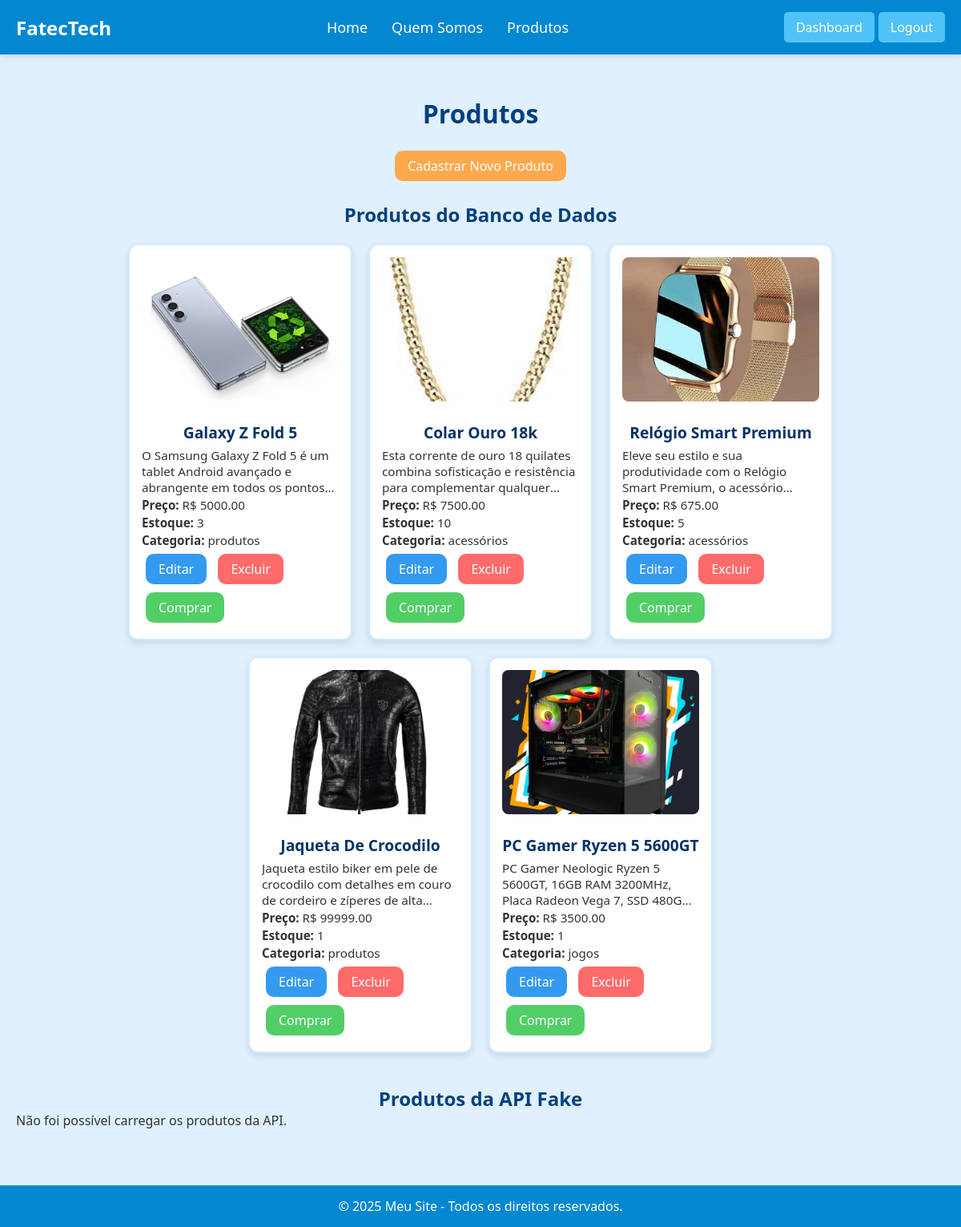
Page /produtos/ (signed in) on the committed database.
### app/models.py (models this page shows, shortened)
class Produto(models.Model):
    nome = models.CharField(max_length=100)
    descricao = models.TextField()
    preco = models.DecimalField(max_digits=10, decimal_places=2)
    estoque = models.PositiveIntegerField()
    foto = models.ImageField(upload_to='imagens/', blank=True, null=True)
    categoria = models.ForeignKey(Categoria, on_delete=models.SET_NULL, null=True, blank=True)

class Categoria(models.Model):
    nome = models.CharField(max_length=50)

### app/views.py (the view)
# urls.py: path('produtos/', views.listar_produtos, name='listar_produtos'),
def listar_produtos(request):
    sessao = verificar_sessao(request)
    if sessao: return sessao
    produtos_db = Produto.objects.all()
    try:
        produtos_api = requests.get("https://fakestoreapi.com/products").json()
    except:
        produtos_api = []
    context = get_contexto_logado(request, {
        'produtos_db': produtos_db,
        'produtos_api': produtos_api,
    })
    return render(request, 'produtos/listar.html', context)

### app/context_processors.py (called while the page is built)
def logado(request):
    return {
        'logado': request.user.is_authenticated
    }

### app/views.py (called while the page is built)
def verificar_sessao(request):
    if not request.session.get('email'):
        return redirect('index')
    return None

def get_contexto_logado(request, extras=None):
    contexto = extras or {}
    if request.session.get('email'):
        contexto['logado'] = True
    return contexto

### app/templates/produtos/listar.html (shortened to what this page needs)
{% extends 'template.html' %}
{% load static %}
{% block css_extra %}
  <link rel="stylesheet" href="{% static 'produto.css' %}">
{% endblock %}
{% block conteudo %}
<h1>Produtos</h1>
<div class="centralizar">
  <a class="btn" href="{% url 'cadastrar_produto' %}">Cadastrar Novo Produto</a>
</div>
<h2>Produtos do Banco de Dados</h2>
{% if produtos_db %}
  <div class="produtos-container">
    {% for prod in produtos_db %}
      <div class="produto-card">
        {% if prod.foto %}
          <img src="{{ prod.foto.url }}" alt="{{ prod.nome }}">
        {% endif %}
        <h2>{{ prod.nome }}</h2>
        <p>{{ prod.descricao }}</p>
        <p><strong>Preço:</strong> R$ {{ prod.preco }}</p>
        <p><strong>Estoque:</strong> {{ prod.estoque }}</p>
        {% if prod.categoria %}
          <p><strong>Categoria:</strong> {{ prod.categoria.nome }}</p>
        {% endif %}
        <a href="{% url 'editar_produto' prod.pk %}" class="btn btn-editar">Editar</a>
        <a href="{% url 'excluir_produto' prod.pk %}" class="btn btn-excluir">Excluir</a>
        <a href="{% url 'checkout' prod.pk %}" class="btn btn-comprar">Comprar</a>
      </div>
    {% endfor %}
  </div>
{% else %}
  <p>Nenhum produto cadastrado.</p>
{% endif %}
<h2>Produtos da API Fake</h2>
{% if produtos_api %}
  <div class="produtos-container">
    {% for prod in produtos_api %}
      <div class="produto-card">
        <img src="{{ prod.image }}" alt="{{ prod.title }}">
        <h2>{{ prod.title }}</h2>
        <p>{{ prod.description|truncatechars:150 }}</p>
        <p><strong>Preço:</strong> ${{ prod.price }}</p>
      </div>
    {% endfor %}
  </div>
{% else %}
  <p>Não foi possível carregar os produtos da API.</p>
{% endif %}
{% endblock %}

### app/templates/template.html (shortened to what this page needs)
{% load static %}
<!DOCTYPE html>
<html lang="pt">
  <head>
    <link rel="stylesheet" href="{% static 'style.css' %}" />
    {% block css_extra %}{% endblock %}
  </head>
  <body>
    <nav class="navbar">
      <div class="logo">FatecTech</div>
      <ul class="nav-links">
        <li><a href="{% url 'index' %}">Home</a></li>
        <li><a href="{% url 'quem_somos' %}">Quem Somos</a></li>
        <li><a href="{% url 'listar_produtos' %}">Produtos</a></li>
      </ul>
      {% if logado %}
        <div class="btn-login-container">
          <a href="{% url 'dashboard' %}" class="btn-login">Dashboard</a>
          <a href="{% url 'logout' %}" class="btn-login">Logout</a>
        </div>
      {% else %}
        <a href="{% url 'login' %}" class="btn-login">Entrar</a>
      {% endif %}
    </nav>
    <main>
      {% block main %} {% block conteudo %}{% endblock %} {% endblock %}
    </main>
    <footer>
      <p>&copy; 2025 Meu Site - Todos os direitos reservados.</p>
    </footer>
  </body>
</html>

### app/static/style.css (style rules this page uses)
* { margin: 0; padding: 0; box-sizing: border-box; font-family: 'Segoe UI', Tahoma, Geneva, Verdana, sans-serif; }
html, body { height: 100%; display: flex; flex-direction: column; background-color: #E1F5FE; color: #333; }
main { flex: 1; margin-top: 80px; padding: 20px; }
.navbar { display: flex; justify-content: space-between; align-items: center; background-color: #0288D1; padding: 15px 20px; position: fixed; width: 100%; top: 0; left: 0; z-index: 1000; box-shadow: 0 2px 8px rgba(0, 0, 0, 0.1); }
.navbar .logo { font-size: 24px; color: white; font-weight: bold; }
.nav-links { list-style: none; display: flex; }
.nav-links li { margin: 0 15px; }
.nav-links a { color: white; text-decoration: none; font-size: 18px; transition: color 0.3s; }
.navbar .btn-login-container { display: flex; align-items: center; }
.btn-login { background-color: #4FC3F7; color: white; padding: 8px 15px; text-decoration: none; border-radius: 5px; margin-left: 5px; transition: background-color 0.3s; }
.btn-login-container .btn-login:first-child { margin-left: 0; }
footer { background-color: #0288D1; color: white; text-align: center; padding: 15px; margin-top: 50px; }

### app/static/produto.css (style rules this page uses)
body { background-color: #e0f0ff; margin: 0; padding: 0; min-height: 100vh; }
.produtos-container { display: flex; flex-wrap: wrap; gap: 20px; padding: 20px; background-color: #e0f0ff; box-sizing: border-box; justify-content: center; }
h1, h2 { text-align: center; color: #004080; margin-top: 20px; }
.btn { background-color: #ffa94d; color: #fff; padding: 8px 16px; margin: 5px; border: none; border-radius: 10px; text-decoration: none; display: inline-block; transition: background-color 0.3s; }
.btn-editar { background-color: #339af0; }
.btn-excluir { background-color: #ff6b6b; }
.btn-comprar { background-color: #51cf66; }
.produto-card { background-color: #ffffff; border: 2px solid #d0ebff; border-radius: 12px; width: 280px; padding: 15px; box-shadow: 0 4px 10px rgba(0, 0, 0, 0.1); transition: transform 0.2s; }
.produto-card img { width: 100%; height: 180px; object-fit: contain; border-radius: 8px; margin-bottom: 10px; object-fit: cover; }
.produto-card h2 { font-size: 1.2rem; margin: 10px 0 5px; color: #003366; }
.produto-card p { font-size: 0.95rem; margin: 2px 0; max-height: 60px; overflow: hidden; text-overflow: ellipsis; display: -webkit-box; -webkit-line-clamp: 3; line-clamp: 3; -webkit-box-orient: vertical; flex-shrink: 0; }
.centralizar { text-align: center; margin-top: 20px; }

### rows in the picture
Produto: foto (picture), nome "Galaxy Z Fold 5", descricao "O Samsung Galaxy Z Fold 5 é um tablet Android avançado e abrangente em todos os…", preco "5000.00", estoque "3", categoria.nome "produtos"
Produto: foto (picture), nome "Colar Ouro 18k", descricao "Esta corrente de ouro 18 quilates combina sofisticação e resistência para complementar…", preco "7500.00", estoque "10", categoria.nome "acessórios"
Produto: foto (picture), nome "Relógio Smart Premium", descricao "Eleve seu estilo e sua produtividade com o Relógio Smart Premium, o…", preco "675.00", estoque "5", categoria.nome "acessórios"
Produto: foto (picture), nome "Jaqueta De Crocodilo", descricao "Jaqueta estilo biker em pele de crocodilo com detalhes em couro de cordeiro e zíperes de…", preco "99999.00", estoque "1", categoria.nome "produtos"
Produto: foto (picture), nome "PC Gamer Ryzen 5 5600GT", descricao "PC Gamer Neologic Ryzen 5 5600GT, 16GB RAM 3200MHz, Placa Radeon Vega 7, SSD…", preco "3500.00", estoque "1", categoria.nome "jogos"
